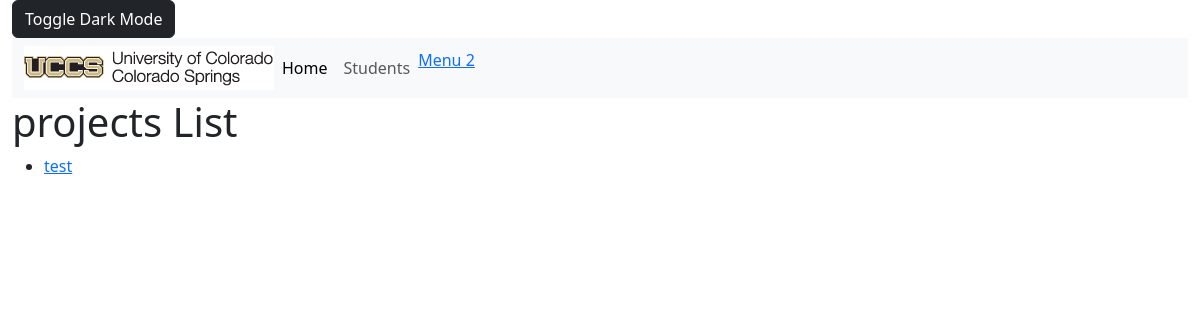
/portfolios/, run on an earlier commit of the app's database.
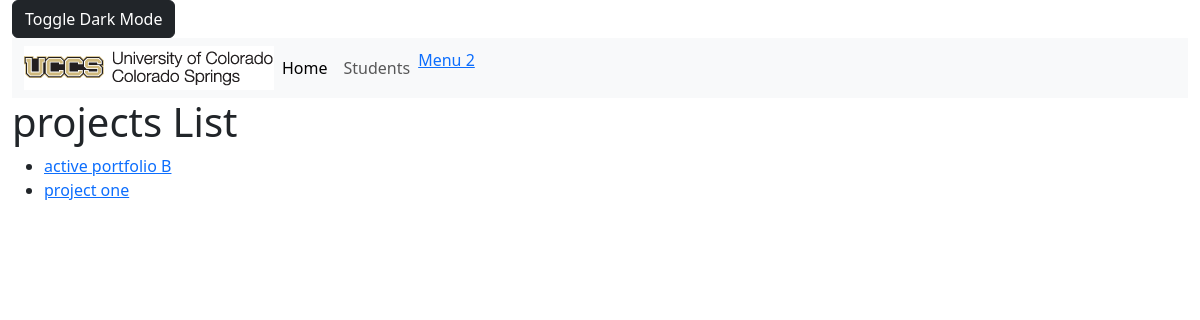
And on a later commit of the database.
### portfolio_app/models.py (models this page shows, shortened)
class Portfolio(models.Model):
    title = models.CharField(max_length=200)
    contact_email = models.EmailField("Contact Email", max_length=200)
    is_active = models.BooleanField(default=False)
    about = models.TextField(blank=True)
    def get_absolute_url(self):
        return reverse("portfolio-detail", args=[str(self.id)])

### portfolio_app/views.py (the view)
# urls.py: path('portfolios/', views.PortfolioListView.as_view(), name= 'portfolios'),
class PortfolioListView(generic.ListView):
    model = Portfolio

### portfolio_app/templates/portfolio_app/portfolio_list.html (shortened to what this page needs)
{% extends 'portfolio_app/base_template.html' %}
{% block content %}
<h1>projects List</h1>
<ul>
{% for portfolio in portfolio_list %}
<li>
<a href="{{ portfolio.get_absolute_url }}">{{ portfolio.title }}</a>
</li>
{%empty%}
<p>There are no projects registered.</p>
{% endfor %}
</ul>
{% endblock %}

What changed in the data, as far as the page shows it:
removed Portfolio: title "test"
added Portfolio: title "active portfolio B"
added Portfolio: title "project one"
